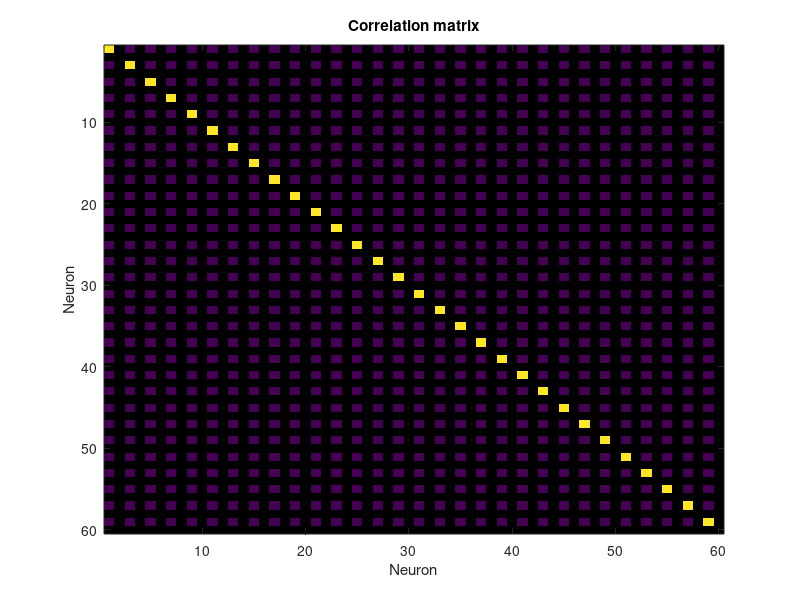

Write the MATLAB code that produced this figure. (Note: this script raises an error after producing the figure.)
%% Sequentiality and correlation

addpath('/home/timsit/mecp2/Matlab_Analysis/analysis_functions_ts');

num_neurons = 60;
num_time_bins = 100;
shared_baseline = 1;

neuron_activity_matrix = zeros(num_time_bins, num_neurons); 
sub_pattern = [0.5, 1, 0.5];

for nT = 1:2:num_time_bins
    neuron_idx = mod(nT, num_neurons);
    if neuron_idx == 0
        neuron_idx = num_neurons;
    end 
    neuron_activity_matrix(nT, neuron_idx) = 1;
end 


% Just correlation per bin
corr_mat = corr(neuron_activity_matrix);
figure
imagesc(corr_mat);
xlabel('Neuron')
ylabel('Neuron')
title('Correlation matrix')
set(gcf, 'color', 'white')

% Binned correlation 
fs = 1;
spike_times_struct = struct();

for n_channel = 1:num_neurons 
    channel_vec = neuron_activity_matrix(:, n_channel);
    spike_times_struct.(['channel_', num2str(n_channel)]) = find(channel_vec >= 1) / fs; 
end 

addpath('/home/timsit/mecp2/Matlab_Analysis/analysis_functions_ts')
start_time = 0 / fs;
end_time = num_time_bins / fs;
resamp_fs = 0.2;
spike_matrix = spikeTimeToMatrix(spike_times_struct, start_time, end_time, resamp_fs);

figure; 
imagesc(spike_matrix');
xlabel('Time bin')
ylabel('Neuron')
set(gcf, 'color', 'white')
title('Downsampled spike matrix')

down_sampled_corr_mat = corr(spike_matrix);

figure;
imagesc(down_sampled_corr_mat)
title('Correlation matrix after binning');
xlabel('Neuron')
ylabel('Neuron')
set(gcf, 'color', 'white')


% STTC 
addpath('/home/timsit/mecp2/Matlab_Analysis/analysis_functions_ts/corrAnalysis')
dtv = 5;
Time = [0/fs, num_time_bins / fs];
sttc_marix = zeros(num_neurons, num_neurons);
for neuron_1 = 1:num_neurons
    for neuron_2 = 1:num_neurons
        spike_times_1 = spike_times_struct.(['channel_', num2str(neuron_1)]);
        spike_times_2 = spike_times_struct.(['channel_', num2str(neuron_2)]);
        N1v = length(spike_times_1);
        N2v = length(spike_times_2);
        tileCoef_n1_n2 = sttc(N1v, N2v, dtv, Time, spike_times_1, spike_times_2);
        sttc_marix(neuron_1, neuron_2) = tileCoef_n1_n2;
    end 
end 

figure;
imagesc(sttc_marix);

%% Look at circ shift correlation matrix 

og_corr_matrix = corr(neuron_activity_matrix);
og_corr_sum = sum(abs(og_corr_matrix(:)), 'omitnan');
num_circ_shift = 500;
circ_shift_corr = zeros(num_circ_shift, 1);
for shift_idx = 1:num_circ_shift
    circ_shifted_tn = circshiftmat(neuron_activity_matrix')'; % need to do tranpose because 
    % circshiftmat shifs row, 
    circ_shift_corr_mat = corr(circ_shifted_tn);
    circ_shift_corr(shift_idx) = sum(abs(circ_shift_corr_mat(:)), 'omitnan');
end 

figure;
histogram(circ_shift_corr)
hold on;
xline(og_corr_sum, '-r', 'LineWidth', 2)
set(gcf, 'color', 'white')
xlabel('Summed correlation')
ylabel('Conuts')
title('500 circular shifts')
legend('Circ-shifted', 'Original', 'Location', 'bestoutside')
legend boxoff

%% Circ shift correlation matrix down-sampled 

og_corr_matrix = corr(spike_matrix);
og_corr_sum = sum(abs(og_corr_matrix(:)), 'omitnan');
num_circ_shift = 500;
circ_shift_corr = zeros(num_circ_shift, 1);
for shift_idx = 1:num_circ_shift
    circ_shifted_tn = circshiftmat(spike_matrix')'; % need to do tranpose because 
    % circshiftmat shifs row, 
    circ_shift_corr_mat = corr(circ_shifted_tn);
    circ_shift_corr(shift_idx) = sum(abs(circ_shift_corr_mat(:)), 'omitnan');
end 

figure;
histogram(circ_shift_corr)
hold on;
xline(og_corr_sum, '-r', 'LineWidth', 2)
set(gcf, 'color', 'white')
xlabel('Summed correlation')
ylabel('Counts')
title('500 circular shifts')
legend('Circ-shifted', 'Original', 'Location', 'bestoutside')
legend boxoff

%% Circ shift STTC

addpath('/home/timsit/mecp2/Matlab_Analysis/analysis_functions_ts/corrAnalysis')
dtv = 10;
Time = [0/fs, num_time_bins / fs];
og_sttc_marix = zeros(num_neurons, num_neurons);
for neuron_1 = 1:num_neurons
    for neuron_2 = 1:num_neurons
        spike_times_1 = spike_times_struct.(['channel_', num2str(neuron_1)]);
        spike_times_2 = spike_times_struct.(['channel_', num2str(neuron_2)]);
        N1v = length(spike_times_1);
        N2v = length(spike_times_2);
        tileCoef_n1_n2 = sttc(N1v, N2v, dtv, Time, spike_times_1, spike_times_2);
        og_sttc_marix(neuron_1, neuron_2) = tileCoef_n1_n2;
    end 
end 

og_sttc_marix_score = sum(abs(og_sttc_marix(:)), 'omitnan');

circ_shift_sttc_score = zeros(num_circ_shift, 1);
num_circ_shift = 100;
fs = 1;
for shift_idx = 1:num_circ_shift
    
    % shift activity matrix
    circ_shifted_tn = circshiftmat(neuron_activity_matrix')'; 
    
    % reconstruct spike times from shifted activty matrix
    shifted_spike_times_struct = struct();
    for n_channel = 1:num_neurons 
        channel_vec = circ_shifted_tn(:, n_channel);
        shifted_spike_times_struct.(['channel_', num2str(n_channel)]) = find(channel_vec >= 1) / fs; 
    end 
    
    % Calculate STTC
   shifted_sttc_marix = zeros(num_neurons, num_neurons);
    for neuron_1 = 1:num_neurons
        for neuron_2 = 1:num_neurons
            spike_times_1 = shifted_spike_times_struct.(['channel_', num2str(neuron_1)]);
            spike_times_2 = shifted_spike_times_struct.(['channel_', num2str(neuron_2)]);
            N1v = length(spike_times_1);
            N2v = length(spike_times_2);
            tileCoef_n1_n2 = sttc(N1v, N2v, dtv, Time, spike_times_1, spike_times_2);
            shifted_sttc_marix(neuron_1, neuron_2) = tileCoef_n1_n2;
        end 
    end 
    
    circ_shift_sttc_score(shift_idx) = sum(abs(shifted_sttc_marix(:)), 'omitnan');
    
end 

figure;
histogram(circ_shift_sttc_score)
hold on;
xline(og_sttc_marix_score, '-r', 'LineWidth', 2)
set(gcf, 'color', 'white')
xlabel('Summed correlation')
ylabel('Counts')
title('100 circular shifts')
legend('Circ-shifted', 'Original', 'Location', 'bestoutside')
legend boxoff


%% How about same anlaysis using Poisson?
